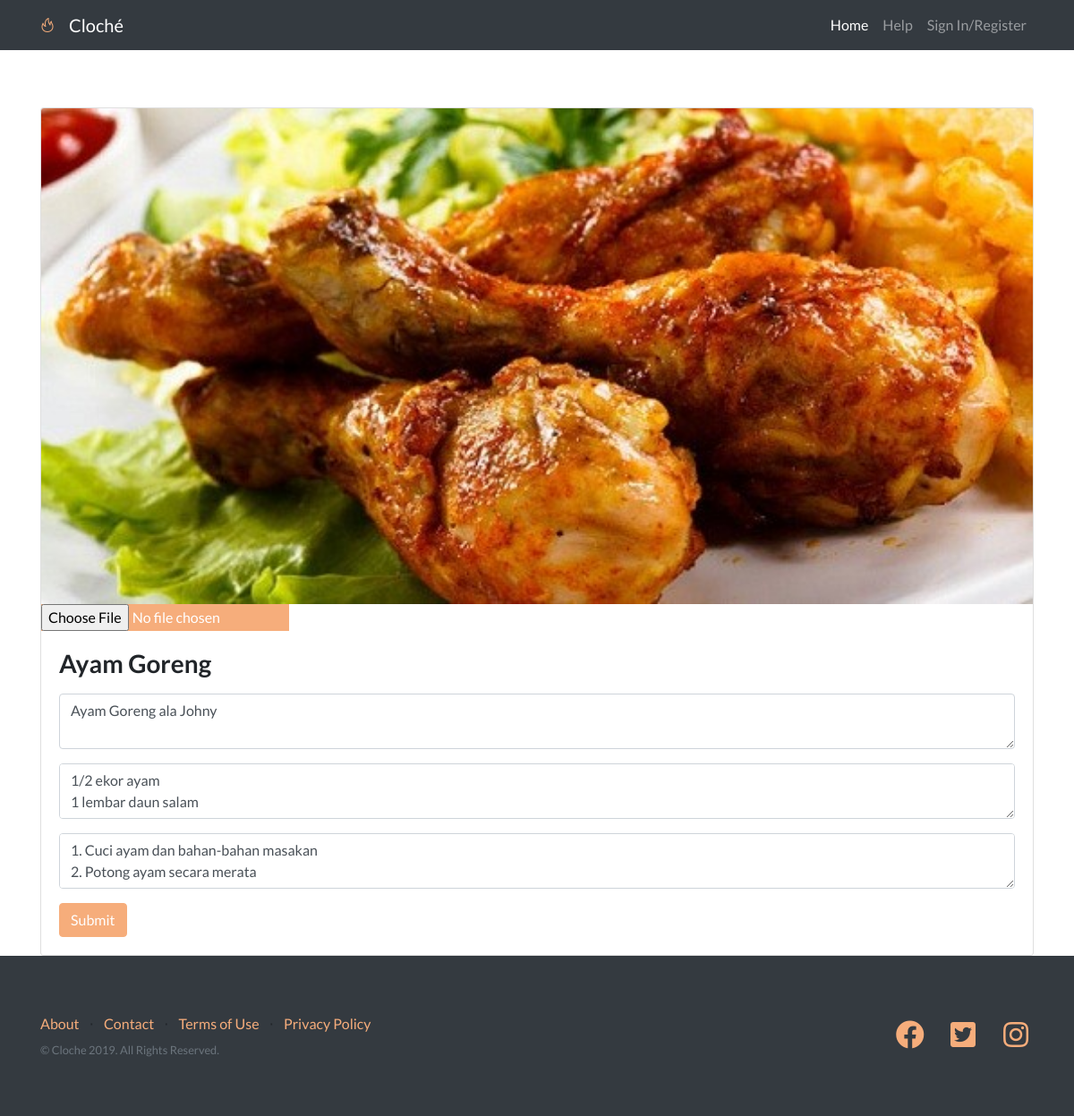
/edit_recipe.php?id=1, run on an earlier commit of the app's database.
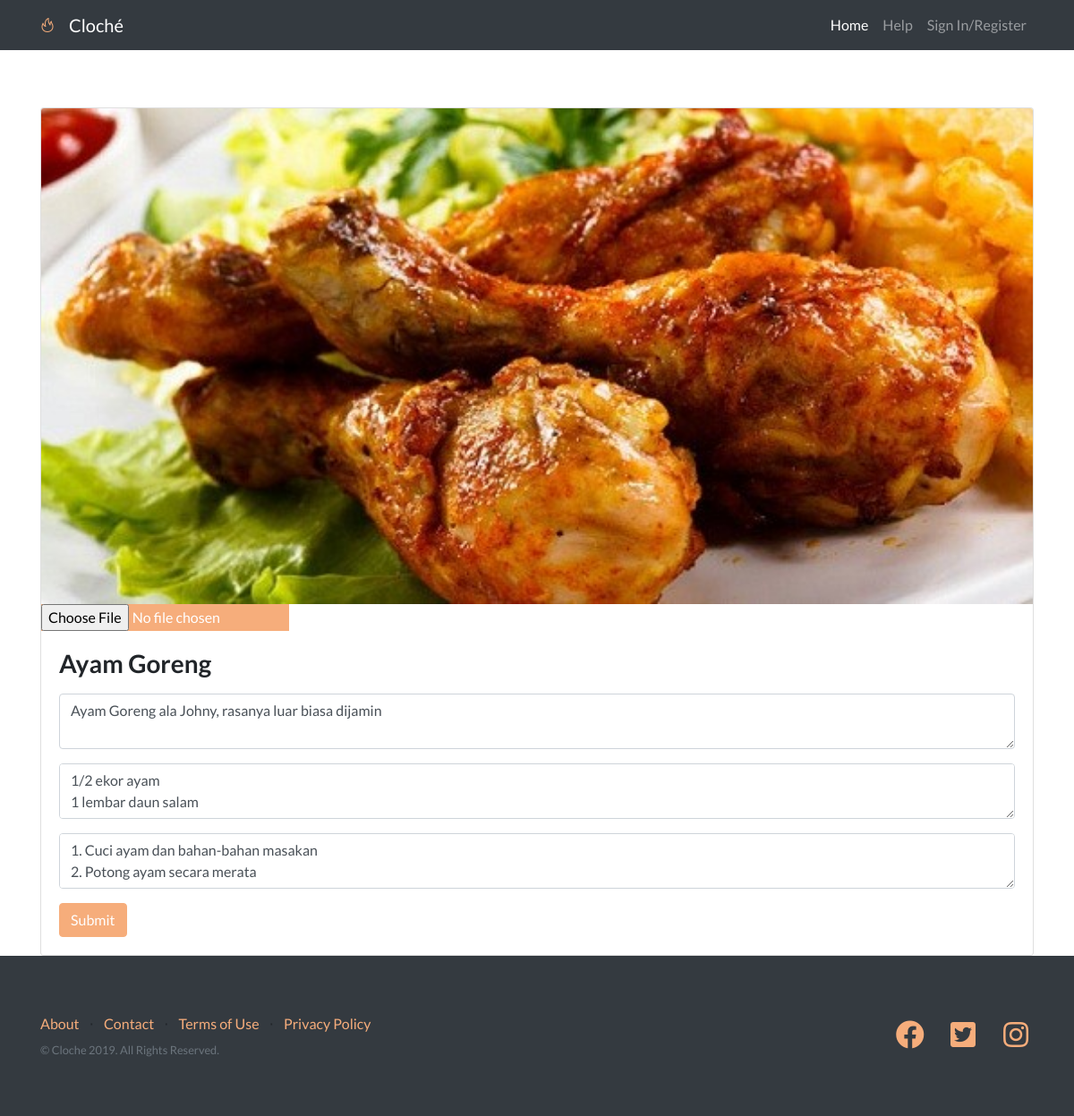
And on a later commit of the database.
### tables this page shows
CREATE TABLE `recipes` (
  `id` int(11) NOT NULL,
  `recipe_name` varchar(255) DEFAULT NULL,
  `creator_name` varchar(255) DEFAULT NULL,
  `description` varchar(255) DEFAULT NULL,
  `ingredients` varchar(1028) DEFAULT NULL,
  `steps` varchar(1028) DEFAULT NULL,
  `recipe_picture` varchar(255) DEFAULT NULL,
  `likes` int(11) NOT NULL DEFAULT '0',
  `dislikes` int(11) NOT NULL DEFAULT '0'
);

### edit_recipe.php (the view, shortened to what the changed rows need)
<?php
  $db = new dbObj();
  $connString =  $db->getConnstring();
?>
<!DOCTYPE html>
<html lang="en">
<head>
  <link href="vendor/bootstrap/css/bootstrap.min.css" rel="stylesheet">
  <link href="vendor/fontawesome-free/css/all.min.css" rel="stylesheet">
  <link href="vendor/simple-line-icons/css/simple-line-icons.css" rel="stylesheet" type="text/css">
  <link href="css/landing-page.min.css" rel="stylesheet">
</head>
<body>
    <div class="container mt-5">
        <div class="row">
            <div class="col-lg-12">
                <br>
                <br>
                <div class="card mt-4">
                  <form id="edit-recipe" name="edit_recipe" method="post" action="edit_recipe_response.php" enctype="multipart/form-data">
                  <?php
                    $id = $_GET['id'];
                    $query = "SELECT recipe_name, description, ingredients, steps, recipe_picture FROM recipes WHERE id='$id'";
                    $result = mysqli_query($connString, $query) or die("database error:". mysqli_error($connString));
                    $row = mysqli_fetch_assoc($result);
                    $title = $row['recipe_name'];
                    $desc = $row['description'];
                    $ingredients = $row['ingredients'];
                    $steps = $row['steps'];
                    $image = $row['recipe_picture'];
                    echo '
                          <img id="image" class="card-img-top img-fluid" src='.$image.' alt="" style="max-width:1140px;">
                          <input type="file" class="form-control-file btn-primary w-25" id="image_upload" name="image_upload" onchange="readURL(this);" accept="image/*">
                          <div class="card-body">
                              <div class="form-group">
                                  <h3>'.$title.'</h3>
                              </div>
                              <div class="form-group">
                                  <textarea type="text" class="form-control" id="description" name="description">'.$desc.'</textarea>
                              </div>
                              <div class="form-group">
                                  <textarea type="text" class="form-control" id="ingredients" name="ingredients">'.$ingredients.'</textarea>
                              </div>
                              <div class="form-group">
                                  <textarea type="text" class="form-control" id="steps" name="steps">'.$steps.'</textarea>
                              </div>
                              <input type="hidden" name="form_submitted" value="1"/>
                              <input type="hidden" name="id" value="'.$id.'">
                              <button type=submit class="btn btn-primary">Submit</button>
                          </div>';
                  ?>
                  </form>
                </div>
            </div>
        </div>
    </div>
</body>
</html>

What changed in the data, as far as the page shows it:
changed recipes "Ayam Goreng": description "Ayam Goreng ala Johny" → "Ayam Goreng ala Johny, rasanya luar biasa dijamin"
